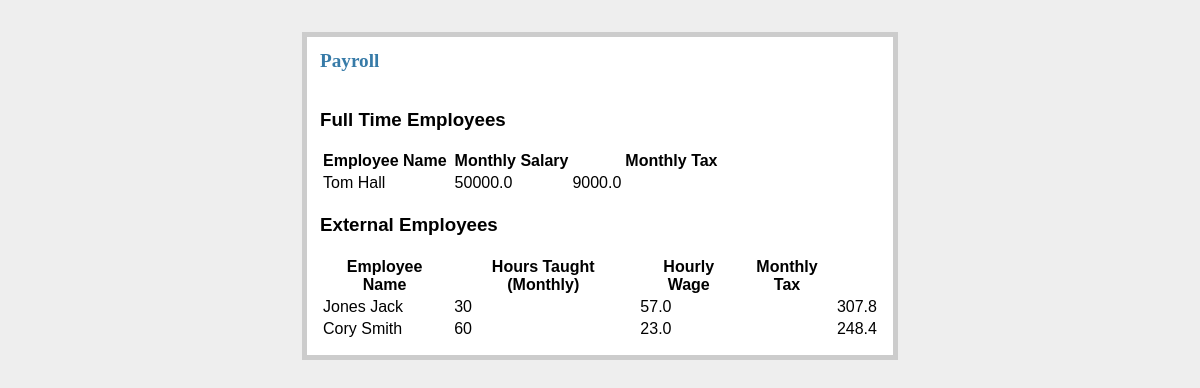
Before: /payroll with the older database file.
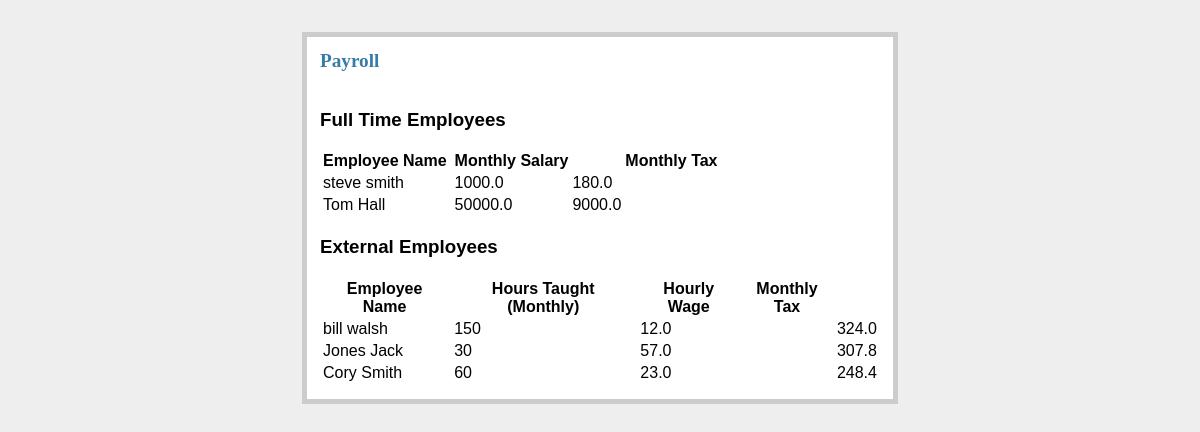
After: the same page with the newer database file.
### tables this page shows
CREATE TABLE FullTimeInstructor(id int , name varchar(20), salary float,PRIMARY KEY(id));

CREATE TABLE ExternalInstructor(id int , name varchar(20), hoursTaught int, hourlywage float, PRIMARY KEY(id));

### gym.py (the view)
@app.route('/payroll')
def view_payroll():
    db = get_db()
    externalMonthlyTaxCur = db.execute("Select distinct ei.id,ei.name,ei.hoursTaught,ei.hourlywage,((ei.hourlywage*ei.hoursTaught)*(0.10)+(ei.hourlywage*ei.hoursTaught)*(0.05)+(ei.hourlywage*ei.hoursTaught)*(0.03)) as tax from ExternalInstructor ei")
    eemTax = externalMonthlyTaxCur.fetchall()
    curMonthlyTax = db.execute("Select distinct ft.id,ft.name,ft.salary, (((ft.salary*(.10))+(ft.salary*(.05))+(ft.salary*(0.03)))) as tax from FullTimeInstructor ft")
    femTax = curMonthlyTax.fetchall()
    print(femTax)
    return render_template("view_payroll.html",extEmpMonthlyTax = eemTax,fullEmpMonthlyTax=femTax)

### gym.py (called while the page is built)
def connect_db():
    rv = sqlite3.connect(app.config["DATABASE"])
    rv.row_factory = sqlite3.Row
    return rv

def get_db():
    if not hasattr(g, 'sqlite_db'):
        g.sqlite_db = connect_db()
    return g.sqlite_db

### templates/view_payroll.html (shortened to what this page needs)
<!DOCTYPE html>
<html lang="en">
<head>
    <link rel=stylesheet type=text/css href="{{ url_for('static', filename='style.css') }}">
</head>
<div class="page">
<h2>Payroll</h2><br>
<h3>Full Time Employees</h3>
<table>
  <tr>
    <th>Employee Name</th>
      <th></th>
    <th>Monthly Salary</th>
      <th></th>
    <th>Monthly Tax</th>
  </tr>
  {% for ftm in fullEmpMonthlyTax%}
  <tr>
    <td>{{ftm.name}}</td>
      <th></th>
    <td>{{ftm.salary}}</td>
    <td>{{ftm.tax}}</td>
    {% endfor %}
    </tr>
</table>
<h3>External Employees</h3>
<table>
  <tr>
    <th>Employee Name</th>
      <th></th>
    <th>Hours Taught (Monthly)</th>
      <th></th>
      <th>Hourly Wage</th>
      <th>Monthly Tax</th>
  </tr>
  {% for extm in extEmpMonthlyTax%}
  <tr>
    <td>{{extm.name}}</td>
      <th></th>
      <td>{{ extm.hoursTaught }}</td>
      <th></th>
    <td>{{extm.hourlywage}}</td>
      <th></th>
    <td>{{extm.tax}}</td>
    {% endfor %}
</table>
</div>
</body>
</html>

### static/style.css (style rules this page uses)
a, h1, h2 { color: #377ba8; }
h1, h2 { font-family: 'Georgia', serif; margin: 0; }
h2 { font-size: 1.2em; }
.page { margin: 2em auto; width: 35em; border: 5px solid #ccc; padding: 0.8em; background: white; }

Changed rows visible on the page:
added FullTimeInstructor: name "steve smith", salary "1000.0", tax "180.0"
added ExternalInstructor: name "bill walsh", hoursTaught "150", hourlywage "12.0", tax "324.0"
